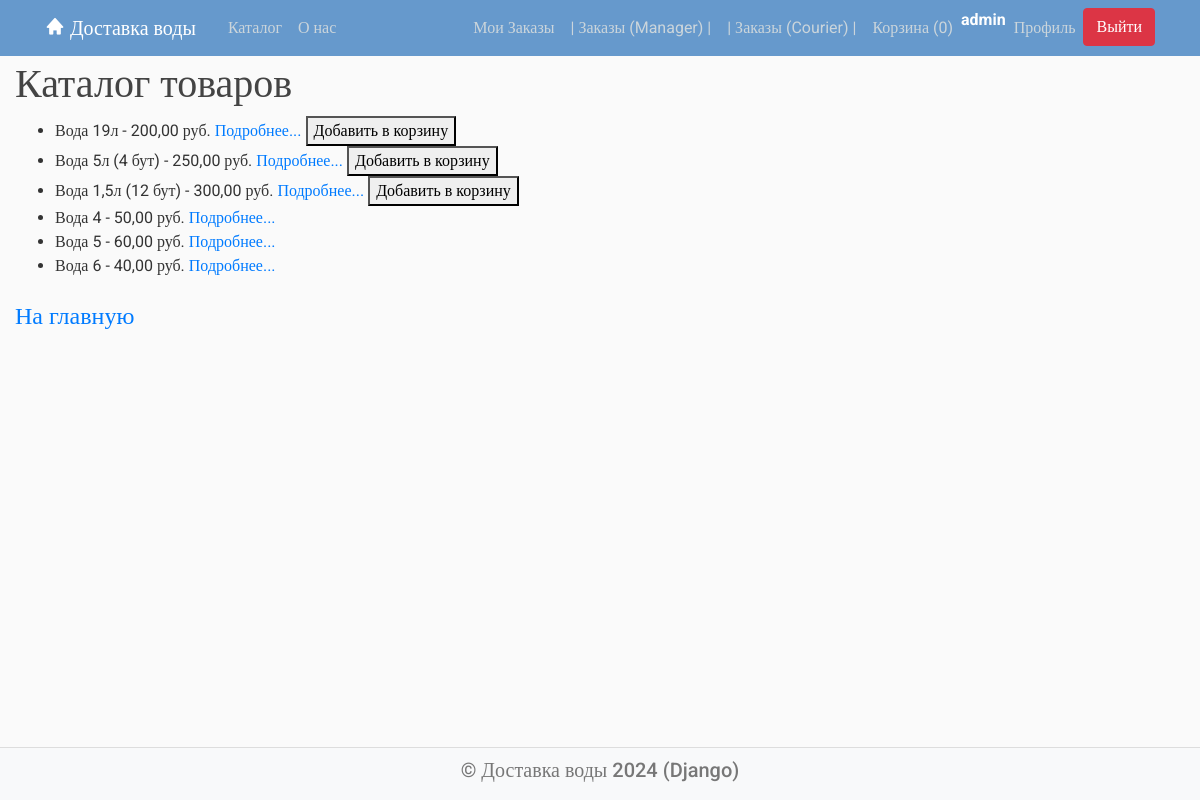
/catalog/ (signed in), run on the app's committed database.
### delivery/models.py (models this page shows, shortened)
class Product(models.Model):
    name = models.CharField(max_length=100)
    description = models.TextField()
    image = models.ImageField(upload_to='product_images/')
    price = models.DecimalField(max_digits=10, decimal_places=2)
    is_active = models.BooleanField(default=True)  # активен
    is_available = models.BooleanField(default=False)  # доступен для покупки

### delivery/views.py (the view)
# urls.py: path('catalog/', CatalogView.as_view(), name='delivery-catalog'),
class CatalogView(View):
    def get(self, request):
        messages = request.session.get('messages', [])
        products = Product.objects.filter(is_active=True)
        cart_items_count = request.session.get('cart_items_count', 0)
        context = {
            "request": request,
            "messages": messages,
            "products": products,
            "cart_items_count": cart_items_count,
            "title": "Каталог"
        }
        return render(request, 'delivery/catalog.html', context)

### templates/delivery/catalog.html (shortened to what this page needs)
{% extends "main.html" %}
{% block content %}
<h1>Каталог товаров</h1>
<div class="product-grid">
    <ul>
    {% for product in products %}
        <li class="product-item">
            <span class="product-info">{{ product.name }} - {{ product.price }} руб.</span>
            <a href="{% url 'delivery-product' product.id %}">Подробнее...</a>
            {% if product.is_available %}
            <form action="{% url 'update_cart' product.id %}" method="post" style="display: inline;">
                <button type="submit" name="action" value="increment" class="add-to-cart">Добавить в корзину</button>
            </form>
            {% endif %}
        </li>
    {% endfor %}
    </ul>
</div>
<br>
<h4><a href="/">На главную</a></h4>
{% endblock content %}

### templates/main.html (shortened to what this page needs)
<!DOCTYPE html>
{% load static %}
<html>
<head>
    <link rel="stylesheet" href="https://maxcdn.bootstrapcdn.com/bootstrap/4.0.0/css/bootstrap.min.css"
>
    <link href='https://unpkg.com/boxicons@2.1.2/css/boxicons.min.css' rel='stylesheet'>
    <link rel="stylesheet" type="text/css" href="{% static 'css/styles.css' %}">
</head>
<body>
<header class="site-header">
    <nav class="navbar navbar-expand-md navbar-dark bg-blue fixed-top">
        <div class="container">
            <a class="navbar-brand mr-4" href="{% url 'delivery-home' %}"><i class='bx bxs-home bx-tada-hover'></i>
                Доставка воды</a>
            <div class="collapse navbar-collapse" id="navbarToggle">
                <div class="navbar-nav mr-auto">
                    <a class="nav-item nav-link" href="{% url 'delivery-catalog' %}">Каталог</a>
                    <a class="nav-item nav-link" href="{% url 'delivery-about' %}">О нас</a>
                </div>
                <div class="navbar-nav">
                    {% if user.is_authenticated %}
                    <a class="nav-item nav-link" href="{% url 'delivery-orders' %}">Мои Заказы</a>
                        {% if user.profile.is_manager %}
                            <a class="nav-item nav-link" href="{% url 'delivery-manager' %}">| Заказы (Manager) |</a>
                        {% endif %}
                        {% if user.profile.is_courier %}
                            <a class="nav-item nav-link" href="{% url 'delivery-courier' %}">| Заказы (Courier) |</a>
                        {% endif %}
                    {% endif %}
                </div>
                <div class="navbar-nav">
                    <a class="nav-item nav-link" href="{% url 'cart_view' %}">
                        Корзина (<span id="cart-count">{{ cart_items_count }}</span>)
                    </a>
                    {% if user.is_authenticated %}
                    <p style=" font-weight: bold; color: #fff;">{{user.username}}</p>
                    <a class="nav-item nav-link" href="{% url 'profile' %}">Профиль</a>
                    <form action="{% url 'logout' %}" method="post">
                        <button type="submit" class="btn btn-danger">Выйти</button>
                    </form>
                    {% else %}
                    <a class="nav-item nav-link" href="{% url 'login' %}">Вход</a>
                    <a class="nav-item nav-link" href="{% url 'register' %}">Регистрация</a>
                    {% endif %}
                </div>
            </div>
        </div>
    </nav>
</header>
<main role="main" class="content container-fluid">
    <div class="row">
        <div class="col-12 col-md-8">
            {% block content %}{% endblock %}
        </div>
    </div>
</main>
<footer class="text-center bg-grey">
    <h5><a href="{% url 'delivery-home' %}">© Доставка воды 2024 (Django)</a></h5>
</footer>
</body>
</html>

### static/css/styles.css (style rules this page uses)
body, html { width:100%; height:100% }
body { margin:0; padding:0; background: #fafafa; color: #333333; margin-top: 5rem; font-family:Roboto; }
h1, h2, h3, h4, h5, h6 { color: #444444; }
ul { margin: 0; }
.bg-blue { background-color: #6699cc; }
.site-header .navbar-nav .nav-link { color: #cbd5db; }
footer { position: sticky!important; top: 100%; padding-top:25px; padding-bottom:25px; border-top:1px solid #ddd; }
footer a { color:#777 }

### templates/main.html (style rules this page uses)
body { display: flex; flex-direction: column; min-height: 100vh; margin: 0; }
.content { flex: 1; padding-top: 60px; }
footer { background: #f8f9fa; text-align: center; padding: 10px 0; }

### data on the page
Product: name "Вода 19л", price "200,00"
Product: name "Вода 5л (4 бут)", price "250,00"
Product: name "Вода 1,5л (12 бут)", price "300,00"
Product: name "Вода 4", price "50,00"
Product: name "Вода 5", price "60,00"
Product: name "Вода 6", price "40,00"

### other printed values
{{ cart_items_count }} "0"
{{ user.username }} "admin"
